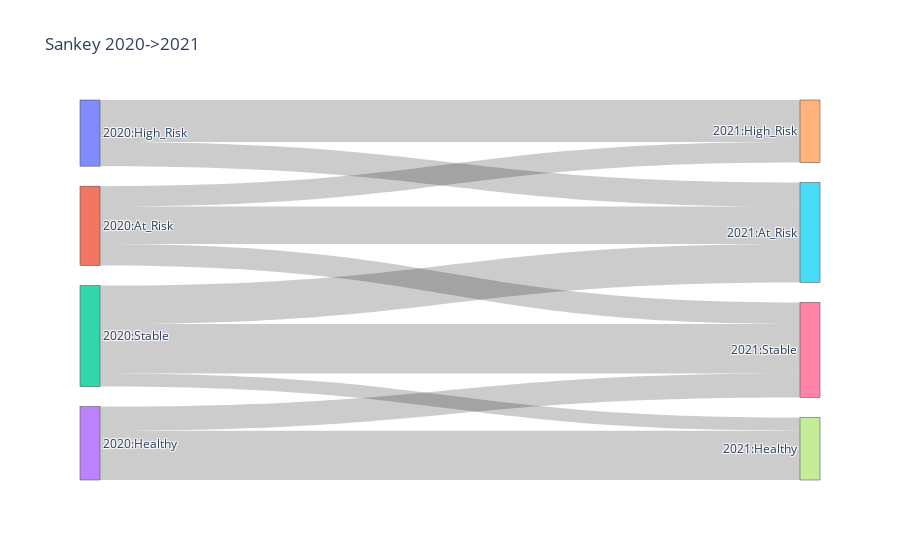

This figure's notebook cell:
### Code cell
# chọn cặp năm đầu tiên có dữ liệu
sample_yearpair = trans["YearPair"].value_counts().index[0]
print("Sample yearpair:", sample_yearpair)

fig = sankey_yearpair(trans, sample_yearpair, industry=None, min_count=10)
fig.show()

### Figure 1 — Plotly figure (JSON) as saved in the notebook; plotly's stock layout.template omitted (floating-point values rounded to 4 significant figures)
{"data": [{"link": {"source": [1, 1, 1, 3, 3, 0, 0, 2, 2, 2], "target": [5, 4, 6, 7, 6, 5, 4, 5, 7, 6], "value": [31, 17, 18, 41, 20, 20, 35, 32, 11, 41]}, "node": {"label": ["2020:High_Risk", "2020:At_Risk", "2020:Stable", "2020:Healthy", "2021:High_Risk", "2021:At_Risk", "2021:Stable", "2021:Healthy"]}, "type": "sankey"}], "layout": {"font": {"size": 12}, "title": {"text": "Sankey 2020->2021"}}}
